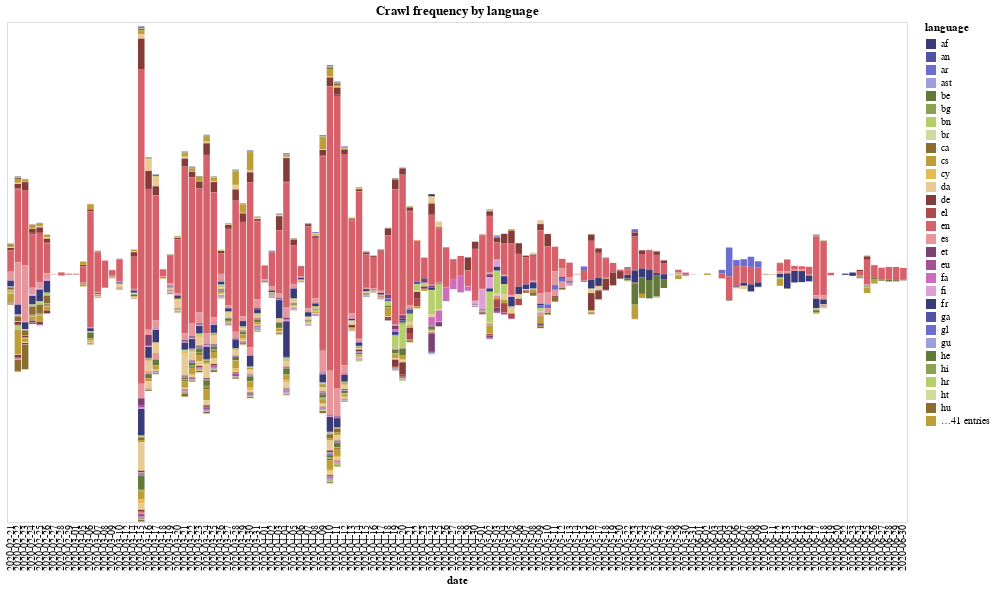

Notebook code cell kept with this figure:
### Code cell
# Another example of altair chart, in the form of a flowchart
alt.data_transformers.disable_max_rows()

selection = alt.selection_multi(fields=['language'], bind='legend')

crawl_stream = (
    alt.Chart(web_pages_byCrawlDate_byLanguage)
        .mark_bar()
        .encode(
            alt.Tooltip("language"),
            alt.X('date:O',
                axis=alt.Axis(domain=False, tickSize=0)
            ),
            alt.Y('0:Q', stack='center', axis=None),
            alt.Color('language:N',
                scale=alt.Scale(scheme='category20b'),
            ),
            opacity=alt.condition(selection, alt.value(1), alt.value(0.2))
    ).interactive().add_selection(
            selection
        )
)

crawl_stream.properties(width=900, height=500, title="Crawl frequency by language")

### Figure 1 — Vega-Lite specification as saved in the notebook (floating-point values rounded to 4 significant figures; data arrays with more than 128 entries replaced by an {"elided": "..."} marker saying what was removed)
{"config": {"view": {"continuousWidth": 400, "continuousHeight": 300}}, "data": {"name": "data-e54915517d38e3257cf73b4e8a5e8b22"}, "mark": "bar", "encoding": {"color": {"type": "nominal", "field": "language", "scale": {"scheme": "category20b"}}, "opacity": {"condition": {"value": 1, "selection": "selector001"}, "value": 0.2}, "tooltip": {"type": "nominal", "field": "language"}, "x": {"type": "ordinal", "axis": {"domain": false, "tickSize": 0}, "field": "date"}, "y": {"type": "quantitative", "axis": null, "field": "0", "stack": "center"}}, "height": 500, "selection": {"selector002": {"type": "interval", "bind": "scales", "encodings": ["x", "y"]}, "selector001": {"type": "multi", "fields": ["language"], "bind": "legend"}}, "title": "Crawl frequency by language", "width": 900, "$schema": "https://vega.github.io/schema/vega-lite/v4.8.1.json", "datasets": {"data-e54915517d38e3257cf73b4e8a5e8b22": {"elided": "4659 records"}}}
